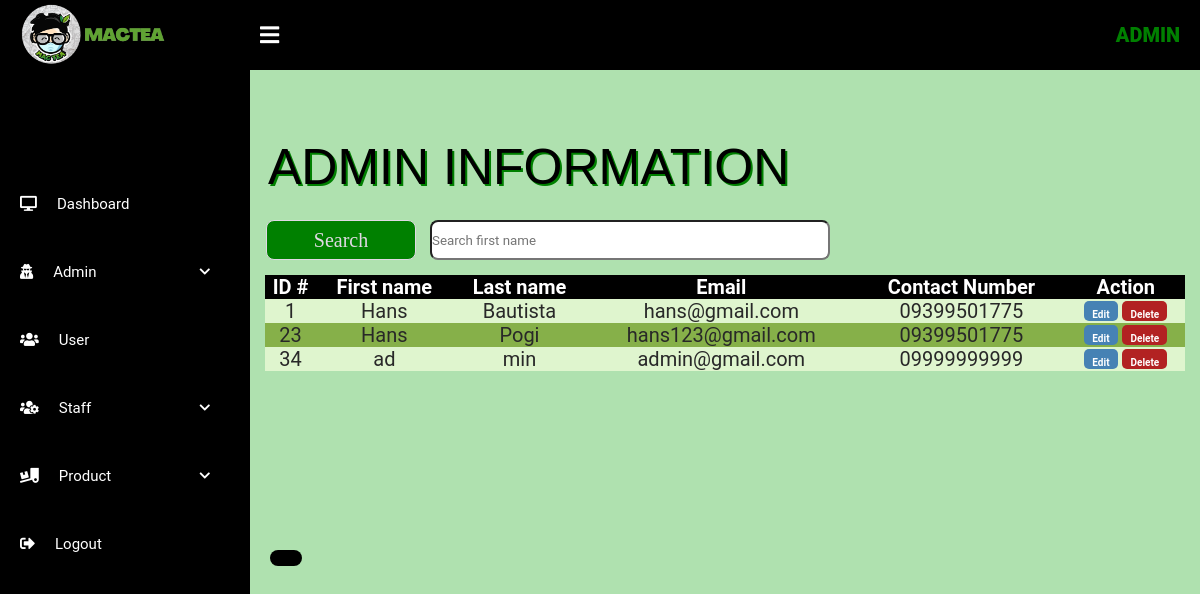
/admin/admin_list.php (signed in), run on the app's committed database.
### tables this page shows
CREATE TABLE `users` (
  `id` int(100) NOT NULL,
  `google_id` varchar(255) NOT NULL,
  `email` varchar(100) NOT NULL,
  `password` varchar(100) NOT NULL,
  `user_type` varchar(100) NOT NULL,
  `first_name` varchar(100) NOT NULL,
  `last_name` varchar(100) NOT NULL,
  `mobile_number` varchar(50) NOT NULL,
  `delivery_type` varchar(100) NOT NULL,
  `status` int(11) NOT NULL,
  `latitude` decimal(10,8) NOT NULL,
  `longitude` decimal(11,8) NOT NULL,
  `streetnum` varchar(50) NOT NULL,
  `streetname` varchar(50) NOT NULL,
  `barangay` varchar(50) NOT NULL,
  `city` varchar(50) NOT NULL,
  `province` varchar(50) NOT NULL,
  `zipcode` varchar(50) NOT NULL,
  `branch_num` varchar(50) NOT NULL
);

### admin/PaginationAdmin.php (called while the page is built, shortened)
<?php
 include('db_conn.php');
	$user_type = 'admin';
    $page_rows = 5;
    $pagenum = 1;
    $limit = 'LIMIT ' .($pagenum - 1) * $page_rows .',' .$page_rows;
    $nquery=mysqli_query($conn,"select * from `users` WHERE user_type like '%$user_type%' $limit");
?>

### admin/admin_list.php (the view, shortened to what this page needs)
<?php
include('../includes/functions.php');
?>
<html lang="en">
<head>
<head>
    <link rel="stylesheet" href="../css/logindesign1.css?v=<?php echo time();?>"/>
</head>
    <link rel="stylesheet" href="styledesign.css?v=<?php echo time();?>"/>
		<link rel="stylesheet" href="https://cdnjs.cloudflare.com/ajax/libs/font-awesome/5.12.0-2/css/all.min.css">
</head>
<body>
<div class="wrapper">
		<div class="header">
				<div class="header-menu">
					<div class="title">  <img src="../images/mactea-home.png" alt="..." height="70"></div>
					<div class="title"> Admin </div>
					<div class="sidebar-btn">
						<i class="fas fa-bars"></i>
					</div>
				</div>
			</div>
			<?php include 'sidebar.php' ?>
<div class="main-container">
 <form action="SearchAdmin.php" name="form1" method="post" style=" background-color: #4CAF50; position:absolute; top:  -20px; left :220px;" >
	<div  class="container" style="padding:30px 10px 50px 210px;  position:absolute; top:  210px; left :-45%;">
    <input type="text" class="form-control" id="submit" placeholder="Search first name" name="submit" style="align: center;  border-radius: 8px; width:400px;height: 40px;" autocomplete="off" > </div>
    <div class="main-button" style="padding:30px 50px 90px 46px;  position:absolute; top:  210px; left :43%;">
	<div class="container" style="position:relative;">
		<button type="submit" name="search" class="btn btn-success"  style=" font-family: 'Copperplate'; font-size: 20px;color: #E0D9E4; border: 1px solid;border-radius: 8px; background-color: #008000; position: left: 50px;  width:150px;height: 40px;" >
				Search</button> </div>
			</div>
	</form>
		<?php
 include "PaginationAdmin.php";
 ?>
		<link rel="stylesheet"  href="desi.css?v=<?php echo time();?>"/>
 <span class="title"> ADMIN INFORMATION </span>
	<table class="table4">
		<tr>
		<th>ID #</th>
		<th>First name</th>
		<th>Last name</th>
		<th>Email</th>
		<th>Contact Number</th>
		<th>Action</th>
		</tr>
<?php
	$user_type = 'admin';
	$res=mysqli_query($db,"SELECT * FROM users WHERE user_type like '%$user_type%'");
	if(mysqli_num_rows($res) > 0){
	while($crow=mysqli_fetch_array($nquery))
	{
	?>
	<tr>
					<td><?php echo $crow["id"]; ?></td>
                    <td><?php echo $crow["first_name"]; ?></td>
                    <td><?php echo $crow["last_name"]; ?></td>
					<td><?php echo $crow["email"]; ?></td>
                    <td><?php echo $crow['mobile_number']; ?></td>
					<td> <a href="editAdmin.php?id=<?php echo $crow["id"]; ?>"><button  class="delete" style="background-color: #4682B4;">Edit</button></a>
					<a href="DeleteAdmin.php?id=<?php echo $crow["id"]; ?>"><button  class="delete" style="background-color: #B22222;">Delete</button></a> </td>
                </tr>
	 <?php
	}  }   else {
			echo "<p style='text-shadow: 2px 2px #008000;'> <font color=black font size='50' font face='courier' size='6pt'><b>EMPTY</b></font> </p>";
	  }
        ?>
	</table>
  <div  style="padding:10px 10px 10px 10px;  position:absolute; top:  540px; left :260px;">
     <div class="pagination" style= "color: #7CFC00; background-color: #000000; border-radius: 25px;padding: 8px 16px; text-decoration: none;"
	 id="pagination_controls"><?php echo $paginationCtrls; ?> </div>
    </div>
	</div>
   </div>
</body>
</html>

### css/logindesign1.css (style rules this page uses)
:root { --black: #000000; --gold: #ffd700; --light-color: #666; --white: #ffffff; --dirt-white: #e8e4c9; }
* { margin: 0; }

### admin/styledesign.css (style rules this page uses)
* { margin: 0; padding: 0; list-style: none; text-decoration: none; box-sizing: border-box; font-family: "Roboto", sans-serif; }
body { background:#AFE1AF; }
.wrapper .header { z-index: 1; background: #000000; position: fixed; width: calc(100% - 0%); height: 70px; display: flex; top: 0; }
.wrapper .header .header-menu { width: calc(100% - 0%); height: 100%; display: flex; justify-content: space-between; align-items: center; padding: 0 20px; }
.wrapper .header .header-menu .title { color: #008000; font-size: 20px; text-transform: uppercase; font-weight: 900; }
.wrapper .header .header-menu .sidebar-btn { color: white; position: absolute; margin-left: 240px; font-size: 22px; font-weight: 900; cursor: pointer; transition: 0.3s; transition-property: color; }
.wrapper .main-container { width: (100% - 250px); margin-top: 70px; margin-left: 250px; padding: 15px; background-size: cover; height: 100vh; transition: 0.3s; }

### admin/desi.css (style rules this page uses)
.table4 { border-collapse: collapse; width: 100%; color: #282828; font-family: monospace; font-size: 20px; text-align: center; margin-top:190px; padding: 0; }
th { background-color: #000000; color: white; width: auto; }
tr:nth-child(even) { background-color: #DFF5CE; width: auto; }
tr:nth-child(odd) { background-color: #86B049; width: auto; }
span.title { position: absolute; padding: 3px; float: left; font-size: 50px; margin-left: 0%; margin-top: 50px; font-family: 'Bahnschrift SemiBold',SANS-SERIF; color:#000000; text-shadow: 2px 2px #008000; }
.delete { height: 20px; padding: 8px; padding-bottom: 12px; font-size: 10px; font-weight: bold; color: white; background: #006400; border:none; border-radius: 5px; }
a { text-decoration: none; }
body { font-size: 120%; background-color: #AFE1AF ; }

### data on the page
users: id "1", first_name "Hans", last_name "Bautista", email "hans@gmail.com", mobile_number "09399501775"
users: id "23", first_name "Hans", last_name "Pogi", email "hans123@gmail.com", mobile_number "09399501775"
users: id "34", first_name "ad", last_name "min", email "admin@gmail.com", mobile_number "09999999999"
